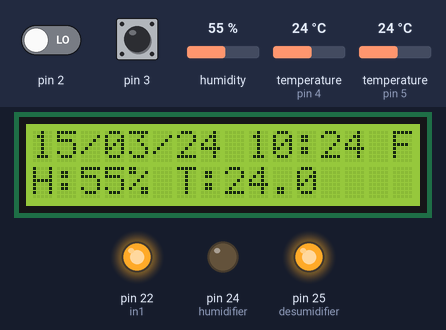
The sketch below on a simulated Arduino Mega 2560, built with avr-gcc and run on an emulated ATmega2560. Parts: 16×2 character LCD, output pins drawn as LEDs (lit = HIGH). The inputs (shaded band) are chosen by the test bench; at power-on: pin 3 LOW, pin 2 LOW, humidity 55 %, temperature (sensors on pin 4, pin 5) 24 °C. The local clock reads 2024-03-15 10:24:30 at power-on unless the sketch sets it; what the sketch prints to the serial monitor is not drawn.

Above: at 2.2 s.
2.3 s: pin 3 driven HIGH
At 4.0 s:
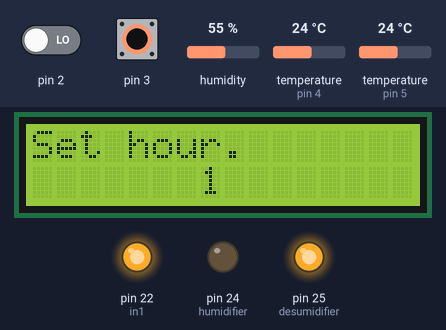
4.8 s: pin 2 driven HIGH
At 5.6 s:
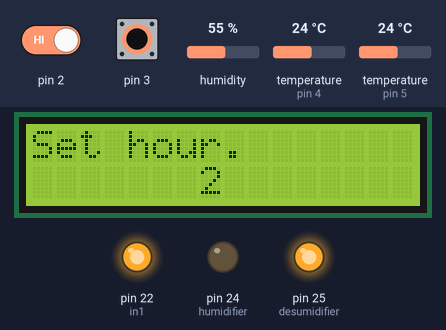
7.3 s: pin 3 pulsed LOW 5 times (0.12 s each, 0.3 s apart)
At 9.1 s:
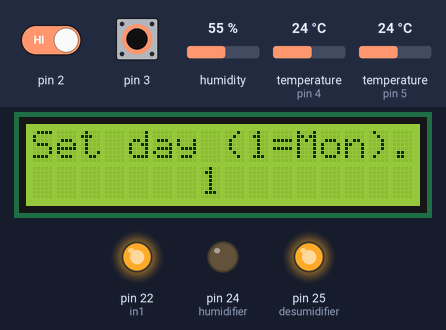
Timing chart, 0 to 10.6 s (numbered marks = the images above; inputs shaded):
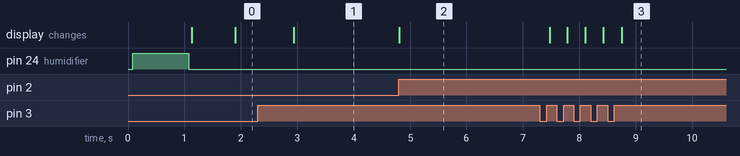

The sketch:

auto-grow.ino
```cpp
#include <stdio.h>
#include <string.h>
#include <Wire.h>
#include <LiquidCrystal_I2C.h>
#include <virtuabotixRTC.h>
#include <OneWire.h>
#include <DallasTemperature.h>
#include <dht.h>

/*Define relays ports*/
#define in1 22
#define in2 23
#define humidifier 24
#define desumidifier 25

#define ONE_WIRE_BUS 5
OneWire oneWire(ONE_WIRE_BUS);
DallasTemperature sensors(&oneWire);
float Celcius=0;

/* Declare Buttons pins*/
#define btnSet 0 // Interrupt 0 is hardware pin 4 (digital pin 2)
#define btnSel 1 // Interrupt 1 is hardware pin 5 (digital pin 3)

#define DHT11_PIN 4
dht DHT;

/* Declare LCD settings*/
LiquidCrystal_I2C lcd(0x27,16,2);

// Interrupt state
int togBtnSet = false;
int togBtnSel = false;

// Time and date variables
int tmpMinutes = 0;
int tmpHours = 0;
int tmpWeekDay = 0;
int tmpMonthDay = 0;
int tmpMonth = 0;
int tmpYear = 0;

int counterVal = 1;
int menuCounter = 0;

// Variable to keep track of where we are in the "menu"
int myMenu[7]; // 1=Hour, 2=Minutes, 3=date, 4=Month, 5=Year, 6=DayOfWeek


/* Define array of the week day */
char* days[] = { "NA", "Mon", "Tue", "Wed", "Thu", "Fre", "Sat", "Sun" };

/* Create buffers */
char buf[50];
char day[10];

int numdata[7] ={ 0}, j = 0, mark = 0;

/* Declare RTC pins*/
uint8_t RST_PIN = 8; //RST pin attach to
uint8_t SDA_PIN = 7; //IO pin attach to
uint8_t SCL_PIN = 6; //clk Pin attach to

/* Define a DS1302 object */
virtuabotixRTC myRTC(SCL_PIN, SDA_PIN, RST_PIN); //If you change the wiring change the pins here also


/*Initialize*/
void setup() {
  Serial.begin(9600);
  attachInterrupt(btnSet, increaseValue, RISING);
  attachInterrupt(btnSel, nextItem, RISING);
  Wire.begin();
  sensors.begin();
  lcd.init(); //initialize the lcd
  lcd.backlight(); //open the backlight

  setupLightRelay();
  setupHumidityRelays();
}

/*Initialize loop*/
void loop() {
/* print the current time */
  if (menuCounter == 0) {
      print_time();
      verifyLight();
      verifyHumidity();
  }
  if (menuCounter == 7) {
      print_time();
  }
  if (menuCounter == 1) {
    setHour();
  }
  if (menuCounter == 2) {
    setMinute();
  }
  if (menuCounter == 3) {
    setDate();
  }
  if (menuCounter == 4) {
    setMonth();
  }
  if (menuCounter == 5) {
    setYear();
  }
  if (menuCounter == 6) {
    setDOW();
  }
}

// Interrupt function
void increaseValue() {
// Variables
  static unsigned long lastInterruptTime = 0;
// Making a timestamp
  unsigned long interruptTime = millis();

// If timestamp - lastInterruptTime is greater than 200
  if (interruptTime - lastInterruptTime > 200)
  {
// Toggle the variable
    togBtnSet = !togBtnSet;
// Increase the counterVal by 1
    counterVal++;
  }
// Setting lastInterruptTime equal to the timestamp
// so we know we moved on
  lastInterruptTime = interruptTime;
}

// Next menuItem Interrupt function
void nextItem() {
  static unsigned long lastInterruptTime = 0;
  unsigned long interruptTime = millis();

  if (interruptTime - lastInterruptTime > 200)
  {
    togBtnSel = !togBtnSel;
// Increase the menu counter so we move to next item
    menuCounter++;
// Placing the counterVal in the menucounters array position
    myMenu[menuCounter] = counterVal;
// Reset counterVal, now we start at 0 on the next menuItem
    if (menuCounter == 1) {
      counterVal = 1;
    }
    if (menuCounter == 2) {
      counterVal = 0;
    }
    if (menuCounter == 3) {
      counterVal = 1;
    }
    if (menuCounter == 4) {
      counterVal = 1;
    }
    if (menuCounter == 5) {
      counterVal = 0;
    }
    if (menuCounter == 6) {
      counterVal = 1;
    }
    if (menuCounter == 7) {
      counterVal = 0;
    }

  }
  lastInterruptTime = interruptTime;
}

// Funcion to set the hour
void setHour() {
  lcd.setCursor(0,0);
  lcd.print("Set hour.       ");
  lcd.setCursor(0,1);
  lcd.print("                ");
 // Checks if interrupt has occured = button pressed
 if (togBtnSet)
 {
  // Update array value with counterVal
  if (counterVal > 24 ){
    counterVal = 1;
    myMenu[menuCounter] = 1;
  } else {
    myMenu[menuCounter] = counterVal;
  }
  lcd.setCursor(7,1);
  // Print the new value
  lcd.print(myMenu[menuCounter]); lcd.print("  ");
 }
 else
 {
  // Update array value with counterVal
  if (counterVal > 24 ){
    counterVal = 0;
    myMenu[menuCounter] = 0;
  } else {
    myMenu[menuCounter] = counterVal;
  }
  lcd.setCursor(7,1);
  // Print the new value
  lcd.print(myMenu[menuCounter]); lcd.print("  ");
 }
}

// Function to set minutes
void setMinute() {
  lcd.setCursor(0,0);
  lcd.print("Set minute.     ");
  lcd.setCursor(0,1);
  lcd.print("                ");
  if (togBtnSet) {
    if (counterVal > 59 ){
      counterVal = 0;
      myMenu[menuCounter] = 0;
    } else {
      myMenu[menuCounter] = counterVal;
    }
    lcd.setCursor(7,1);
    lcd.print(myMenu[menuCounter]); lcd.print("  ");
  }
  else {
    if (counterVal > 59 ){
      counterVal = 0;
      myMenu[menuCounter] = 0;
    } else {
      myMenu[menuCounter] = counterVal;
    }

    lcd.setCursor(7,1);
    lcd.print(myMenu[menuCounter]); lcd.print("  ");
  }
}

// Function to set date
void setDate() {
  lcd.setCursor(0,0);
  lcd.print("Set date.       ");
  lcd.setCursor(0,1);
  lcd.print("                ");
  if (togBtnSet)
  {
    if (counterVal > 31 ){
      counterVal = 1;
      myMenu[menuCounter] = 1;
    } else {
      myMenu[menuCounter] = counterVal;
    }
    lcd.setCursor(7,1);
    lcd.print(myMenu[menuCounter]); lcd.print("  ");
  }
  else
  {
    if (counterVal > 31 ){
      counterVal = 1;
      myMenu[menuCounter] = 1;
    } else {
      myMenu[menuCounter] = counterVal;
    }
    lcd.setCursor(7,1);
    lcd.print(myMenu[menuCounter]); lcd.print("  ");
  }
}

// Function to set month
void setMonth() {
  lcd.setCursor(0,0);
  lcd.print("Set month.      ");
  lcd.setCursor(0,1);
  lcd.print("                ");
  if (togBtnSet)
  {
     if (counterVal > 12 ){
      counterVal = 1;
      myMenu[menuCounter] = 1;
    } else {
      myMenu[menuCounter] = counterVal;
    }
    lcd.setCursor(7,1);
    lcd.print(myMenu[menuCounter]); lcd.print("  ");
  }
  else
  {
    if (counterVal > 12 ){
      counterVal = 1;
      myMenu[menuCounter] = 1;
    } else {
      myMenu[menuCounter] = counterVal;
    }
    lcd.setCursor(7,1);
    lcd.print(myMenu[menuCounter]); lcd.print("  ");
  }
}

// Function to set year
void setYear() {
  lcd.setCursor(0,0);
  lcd.print("Set year.       ");
  lcd.setCursor(0,1);
  lcd.print("                ");
  if (togBtnSet)
  {
  myMenu[menuCounter] = 2000 + counterVal;
    lcd.setCursor(7,1);
    lcd.print(myMenu[menuCounter]); lcd.print("  ");
  }
  else
  {
  myMenu[menuCounter] = 2000 + counterVal;
    lcd.setCursor(7,1);
    lcd.print(myMenu[menuCounter]); lcd.print("  ");
  }
}

// Function to set the day of week
void setDOW() {
  lcd.setCursor(0,0);
  lcd.print("Set day (1=Mon).");
  lcd.setCursor(0,1);
  lcd.print("                ");

  if (togBtnSet) {
    if (counterVal > 7 ){
      counterVal = 1;
      myMenu[menuCounter] = 1;
    } else {
      myMenu[menuCounter] = counterVal;
    }
    lcd.setCursor(7,1);
    lcd.print(myMenu[menuCounter]); lcd.print("  ");
  } else {
    if (counterVal > 7 ){
      counterVal = 1;
      myMenu[menuCounter] = 1;
    } else {
      myMenu[menuCounter] = counterVal;
    }
    lcd.setCursor(7,1);
    lcd.print(myMenu[menuCounter]); lcd.print("  ");
  }

  set_time(myMenu[1], myMenu[2], 0, myMenu[3], myMenu[4], myMenu[5], myMenu[6]);
}

// Function that convert decimal numbers to binary
byte decToBCD(byte val) {
  return ((val/10*16) + (val));
}

void set_time(int hours, int minutes, int seconds, int monthDay, int month, int year, int weekDay) {
  myRTC.setDS1302Time(00, minutes, hours, weekDay, monthDay, month, year);
}

void print_time() {
/* Get the current time and date from the chip */
//  Time t = rtc.time();
/* Name the day of the week */
  myRTC.updateTime();
  memset(day, 0, sizeof(day));
  switch (myRTC.dayofweek)
  {
    case 1:
    strcpy(day, "Su");
    break;
    case 2:
    strcpy(day, "Mo");
    break;
    case 3:
    strcpy(day, "Tu");
    break;
    case 4:
    strcpy(day, "We");
    break;
    case 5:
    strcpy(day, "Th");
    break;
    case 6:
    strcpy(day, "Fr");
    break;
    case 7:
    strcpy(day, "Sa");
    break;
  }
/* Format the time and date and insert into the temporary buffer */
  snprintf(buf, sizeof(buf), "%s %04d-%02d-%02d %02d:%02d:%02d", myRTC.dayofweek, myRTC.year, myRTC.month, myRTC.dayofmonth, myRTC.hours, myRTC.minutes, myRTC.seconds);
/* Print the formatted string to serial so we can see the time */
//  Serial.println(buf);
  lcd.setCursor(0,0);
  lcd.print(myRTC.dayofmonth/10);
  lcd.print(myRTC.dayofmonth%10);
  lcd.print("/");
  lcd.print(myRTC.month/10);
  lcd.print(myRTC.month%10);
  lcd.print("/");
  lcd.print(myRTC.year-2000);
  lcd.print(" ");
  lcd.print(myRTC.hours);
  lcd.print(":");
  lcd.print(myRTC.minutes/10);
  lcd.print(myRTC.minutes%10);
  lcd.print(" ");
  lcd.print(day);
  lcd.setCursor(0,1);
  lcd.print("H:");
  DHT.read11(DHT11_PIN);
  lcd.print(DHT.humidity,0);
  lcd.print("% ");
  lcd.print("T:");
  sensors.requestTemperatures();
  lcd.print(sensors.getTempCByIndex(0),1);
}

void setupLightRelay() {
  pinMode(in1, OUTPUT);
  digitalWrite(in1, HIGH);
  verifyLight();
}

void setupACRelay() {
  pinMode(in2, OUTPUT);
//  verifyAC();
}

void setupHumidityRelays() {
  pinMode(humidifier, OUTPUT);
  pinMode(desumidifier, OUTPUT);
  digitalWrite(humidifier, HIGH);
  digitalWrite(desumidifier, HIGH);
  verifyHumidity();
}

void verifyLight() {
  Serial.print(myRTC.hours);
  Serial.print(" hour(s), ");
  Serial.print(myRTC.minutes);
  Serial.print(" minute(s)");
  Serial.println(" ");
//  delay (1000);

  const int OnHour = 15;
  const int OnMin = 35;
  const int OffHour = 15;
  const int OffMin = 40;

  if (myRTC.hours == OnHour && myRTC.minutes == OnMin) {
    Serial.println("LIGHT ON");
    digitalWrite(in1, LOW);
  } else if(myRTC.hours == OffHour && myRTC.minutes == OffMin) {
      Serial.println("LIGHT OFF");
      digitalWrite(in1, HIGH);
  }
}

void verifyHumidity() {
  Serial.print(DHT.humidity);
  Serial.print("%");
  delay (1000);

  const int minHumidity = 62.00;
  const int maxHumidity = 69.00;

  if(DHT.humidity < minHumidity){
    digitalWrite(humidifier,LOW);
    Serial.println("Humidifier ON");
    digitalWrite(desumidifier,HIGH);
    Serial.println("Desumidifier OFF");
  }

  else if(DHT.humidity >= minHumidity && DHT.humidity <= maxHumidity){
    digitalWrite(humidifier,HIGH);
    Serial.println("Humidifier OFF");
    digitalWrite(desumidifier,HIGH);
    Serial.println("Desumidifier OFF");
  }

  else if(DHT.humidity > maxHumidity) {
    digitalWrite(humidifier,HIGH);
    Serial.println("Humidifuer OFF");
    digitalWrite(desumidifier,LOW);
    Serial.println("Desumidifer ON");
  }
}
```

Measured:
- after the input at 2.3 s, the display: changes after 0.63 s (image 1)
- after the input at 4.8 s, the display: changes at once (image 2)
- after the input at 7.3 s, the display: first changes after 0.18 s (image 3 shows a later state)
